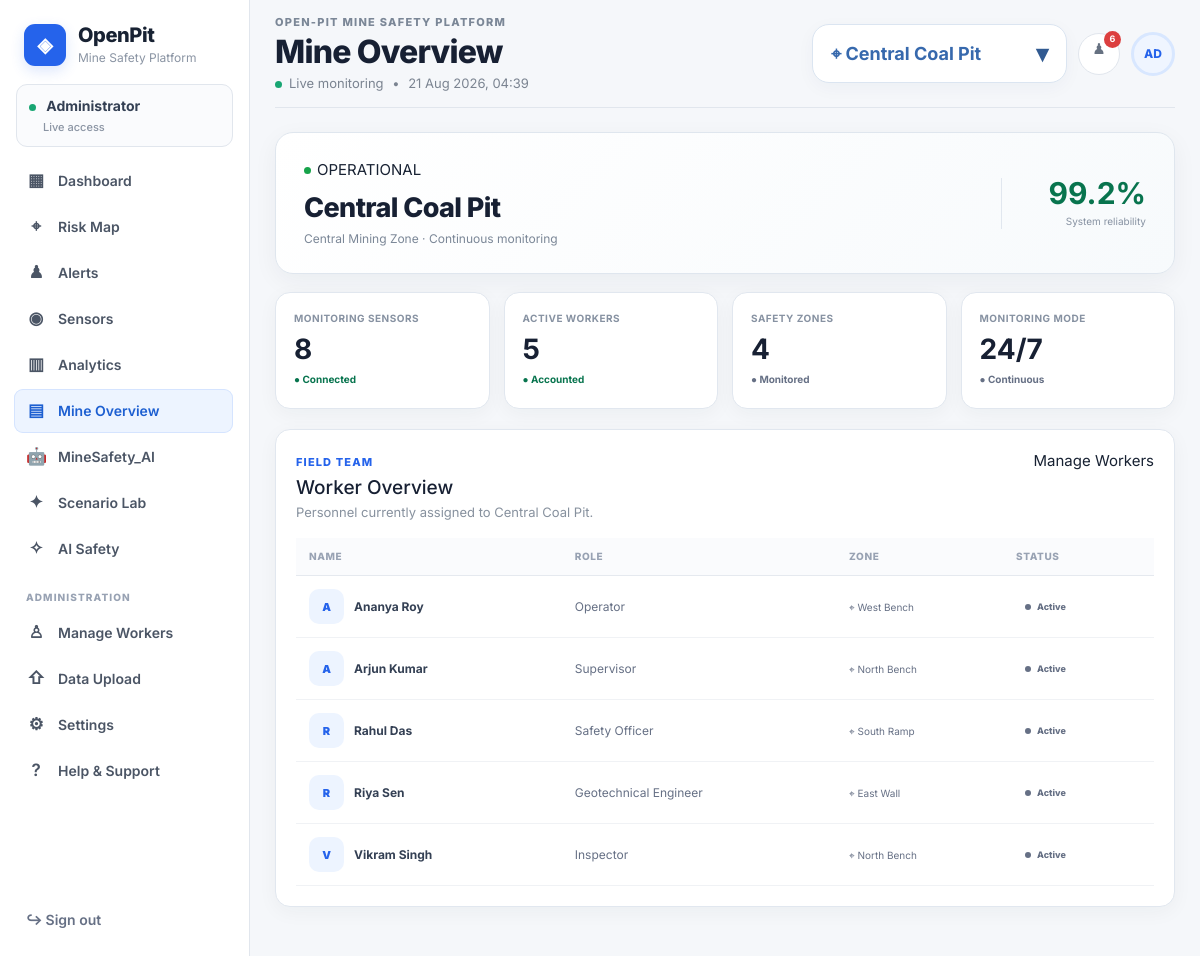
/mine (signed in), run on the app's committed database.
### models.py (models this page shows)
class Mine(db.Model):
    id=db.Column(db.Integer,primary_key=True)
    name=db.Column(db.String(120),nullable=False)
    location=db.Column(db.String(200))
    status=db.Column(db.String(30),default='Operational')

class Worker(db.Model):
    id=db.Column(db.Integer,primary_key=True)
    name=db.Column(db.String(120),nullable=False)
    role=db.Column(db.String(100))
    zone=db.Column(db.String(100))
    status=db.Column(db.String(30),default='Active')

### app.py (the view)
@app.route('/mine')
@login_required
def mine():
    selected_mine = get_selected_mine()
    workers = Worker.query.order_by(
        Worker.name
    ).all()
    sensor_query = Sensor.query
    if selected_mine:
        sensor_query = sensor_query.filter(
            Sensor.mine_id == selected_mine.id
        )
    sensors = sensor_query.order_by(
        Sensor.code
    ).all()
    return render_template(
        'mine.html',
        mine=selected_mine,
        workers=workers,
        sensors=sensors
    )

### app.py (called while the page is built)
def login_required(view):
    @wraps(view)
    def wrapped(*args, **kwargs):
        if not session.get('role'):
            flash('Please choose Admin or Worker access first.', 'danger')
            return redirect(url_for('login'))
        return view(*args, **kwargs)
    return wrapped

def get_selected_mine():
    mine_id = request.args.get("mine", type=int)
    if mine_id:
        mine = Mine.query.get(mine_id)
        if mine:
            return mine
    central = Mine.query.filter_by(name='Central Coal Pit').first()
    return central or Mine.query.order_by(Mine.name).first()

### templates/mine.html (shortened to what this page needs)
{% extends 'base.html' %}
{% block heading %}Mine Overview{% endblock %}
{% block content %}
<div class="mine-hero">
    <div class="mine-hero-copy">
        <span class="ai-pill mine-operational">
            <span></span> OPERATIONAL
        </span>
        <h2>{{ mine.name }}</h2>
        <p>
            {{ mine.location or 'Location unavailable' }}
            · Continuous monitoring
        </p>
    </div>
    <div class="mine-health">
        <strong>99.2%</strong>
        <span>System reliability</span>
    </div>
</div>
<div class="analytics-metrics mine-metrics">
    <div class="analytics-metric">
        <small>Monitoring Sensors</small>
        <strong>{{ sensors|length }}</strong>
        <span class="trend up">● Connected</span>
    </div>
    <div class="analytics-metric">
        <small>Active Workers</small>
        <strong>{{ workers|length }}</strong>
        <span class="trend up">● Accounted</span>
    </div>
    <div class="analytics-metric">
        <small>Safety Zones</small>
        <strong>4</strong>
        <span class="trend">● Monitored</span>
    </div>
    <div class="analytics-metric">
        <small>Monitoring Mode</small>
        <strong>24/7</strong>
        <span class="trend">● Continuous</span>
    </div>
</div>
<section class="panel table-panel mine-workers-panel">
    <div class="panel-head">
        <div>
            <span class="section-kicker">FIELD TEAM</span>
            <h2>Worker Overview</h2>
            <p class="panel-subtitle">
                Personnel currently assigned to {{ mine.name }}.
            </p>
        </div>
        {% if current_role == 'admin' %}
        <a class="small-btn primary" href="{{ url_for('workers') }}">
            Manage Workers
        </a>
        {% endif %}
    </div>
    <div class="table-responsive">
        <table class="table mine-worker-table">
            <thead>
                <tr>
                    <th>Name</th>
                    <th>Role</th>
                    <th>Zone</th>
                    <th>Status</th>
                </tr>
            </thead>
            <tbody>
            {% for w in workers %}
                <tr>
                    <td>
                        <div class="worker-name">
                            <span class="worker-avatar">
                                {{ w.name[:1]|upper }}
                            </span>
                            <b>{{ w.name }}</b>
                        </div>
                    </td>
                    <td>{{ w.role }}</td>
                    <td>
                        <span class="worker-zone">
                            ⌖ {{ w.zone }}
                        </span>
                    </td>
                    <td>
                        <span class="status-chip {{ w.status|lower }}">
                            <span class="status-dot"></span>
                            {{ w.status }}
                        </span>
                    </td>
                </tr>
            {% else %}
                <tr>
                    <td colspan="4" class="mine-empty">
                        No workers are currently assigned to this mine.
                    </td>
                </tr>
            {% endfor %}
            </tbody>
        </table>
    </div>
</section>
{% endblock %}

### templates/base.html (shortened to what this page needs)
<!doctype html>
<html lang="en">
<head>
<link href="https://cdn.jsdelivr.net/npm/bootstrap@5.3.3/dist/css/bootstrap.min.css" rel="stylesheet">
<link rel="stylesheet" href="{{ url_for('static', filename='css/style.css') }}">
</head>
<body class="{% if current_role %}app-body{% else %}public-body{% endif %}">
{% if current_role %}
<div class="app-shell">
    <aside class="sidebar">
        <a class="brand" href="{{ url_for('dashboard') }}">
            <span class="brand-mark">◈</span>
            <span>
                <strong>OpenPit</strong>
                <small>Mine Safety Platform</small>
            </span>
        </a>
        <div class="role-badge">
            <span class="role-dot"></span>
            {{ 'Administrator' if current_role == 'admin' else 'Safety Worker' }}
            <small>Live access</small>
        </div>
        <nav class="side-nav">
            <a class="nav-item {% if request.endpoint == 'dashboard' %}active{% endif %}" href="{{ url_for('dashboard') }}"><span>▦</span>Dashboard</a>
            <a class="nav-item {% if request.endpoint == 'risk_map' %}active{% endif %}" href="{{ url_for('risk_map') }}"><span>⌖</span>Risk Map</a>
            <a class="nav-item {% if request.endpoint in ['alerts','close_alert'] %}active{% endif %}" href="{{ url_for('alerts') }}"><span>♟</span>Alerts</a>
            <a class="nav-item {% if request.endpoint == 'sensors' %}active{% endif %}" href="{{ url_for('sensors') }}"><span>◉</span>Sensors</a>
            <a class="nav-item {% if request.endpoint == 'analytics' %}active{% endif %}" href="{{ url_for('analytics') }}"><span>▥</span>Analytics</a>
            <a class="nav-item {% if request.endpoint == 'mine' %}active{% endif %}" href="{{ url_for('mine') }}"><span>▤</span>Mine Overview</a>
<a class="nav-item" href="http://127.0.0.1:5001/chatbot">
    <span>🤖</span>MineSafety_AI
</a>
<a class="nav-item {% if request.endpoint == 'scenario' %}active{% endif %}" href="{{ url_for('scenario') }}"><span>✦</span>Scenario Lab</a>
            <a class="nav-item {% if request.endpoint == 'ai' %}active{% endif %}" href="{{ url_for('ai') }}"><span>✧</span>AI Safety</a>
            {% if current_role == 'admin' %}
            <div class="nav-section">ADMINISTRATION</div>
            <a class="nav-item {% if request.endpoint == 'workers' %}active{% endif %}" href="{{ url_for('workers') }}"><span>♙</span>Manage Workers</a>
            <a class="nav-item {% if request.endpoint == 'upload' %}active{% endif %}" href="{{ url_for('upload') }}"><span>⇧</span>Data Upload</a>
            <a class="nav-item {% if request.endpoint == 'settings' %}active{% endif %}" href="{{ url_for('settings') }}"><span>⚙</span>Settings</a>
            {% endif %}
            <a class="nav-item {% if request.endpoint == 'help_page' %}active{% endif %}" href="{{ url_for('help_page') }}"><span>?</span>Help & Support</a>
        </nav>
        <a class="logout-link" href="{{ url_for('logout') }}">↪ Sign out</a>
    </aside>
    <main class="main-area">
        <header class="topbar">
            <div class="topbar-copy">
                <span class="eyebrow">OPEN-PIT MINE SAFETY PLATFORM</span>
                <h1>{% block heading %}Dashboard{% endblock %}</h1>
                <div class="live-line"><span class="live-dot"></span>Live monitoring <span>•</span> {{ now.strftime('%d %b %Y, %H:%M') }}</div>
            </div>
            <div class="top-actions">
                <div class="mine-select-wrap">
                    <button class="mine-select"
                            type="button"
                            id="mineSelectorButton"
                            aria-expanded="false">
                        <span>⌖ {{ header_mine.name if header_mine else 'No mine selected' }}</span>
                        <span class="mine-select-arrow">▾</span>
                    </button>
                </div>
                <a class="icon-btn"
                   href="{{ url_for('alerts') }}"
                   title="Alerts">
                    ♟<b>{{ open_alert_count }}</b>
                </a>
                <a class="avatar"
                   href="{{ url_for('settings') if current_role == 'admin' else url_for('help_page') }}">
                    {{ 'AD' if current_role == 'admin' else 'SW' }}
                </a>
            </div>
        </header>
        {% block content %}{% endblock %}
    </main>
</div>
{% endif %}
</body>
</html>

### data on the page
Mine: name "Central Coal Pit", location "Central Mining Zone"
Worker: name "A", name "Ananya Roy", role "Operator", zone "West Bench", status "Active"
Worker: name "A", name "Arjun Kumar", role "Supervisor", zone "North Bench", status "Active"
Worker: name "R", name "Rahul Das", role "Safety Officer", zone "South Ramp", status "Active"
Worker: name "R", name "Riya Sen", role "Geotechnical Engineer", zone "East Wall", status "Active"
Worker: name "V", name "Vikram Singh", role "Inspector", zone "North Bench", status "Active"

### other printed values
{{ 'Administrator' if current_role == 'admin' else 'Safety Worker' }} "Administrator"
{{ open_alert_count }} "6"
{{ 'AD' if current_role == 'admin' else 'SW' }} "AD"
{{ sensors|length }} "8"
{{ workers|length }} "5"
